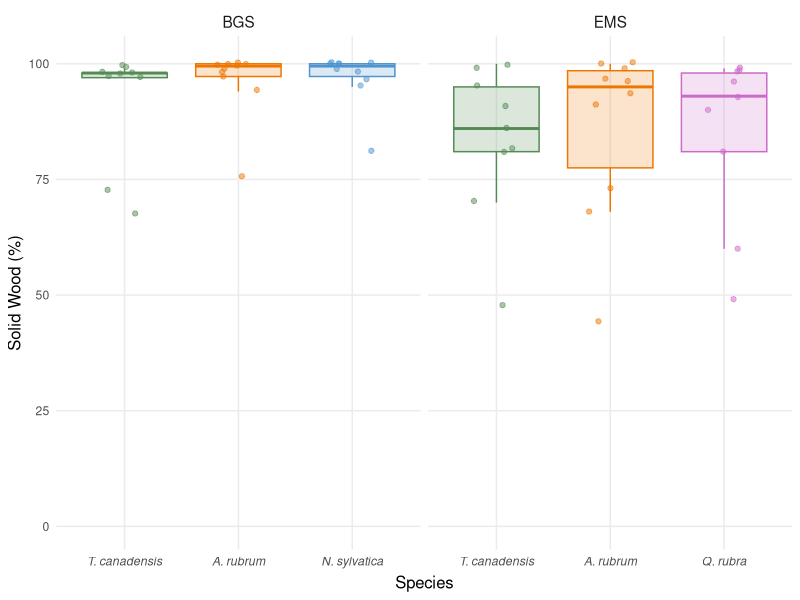
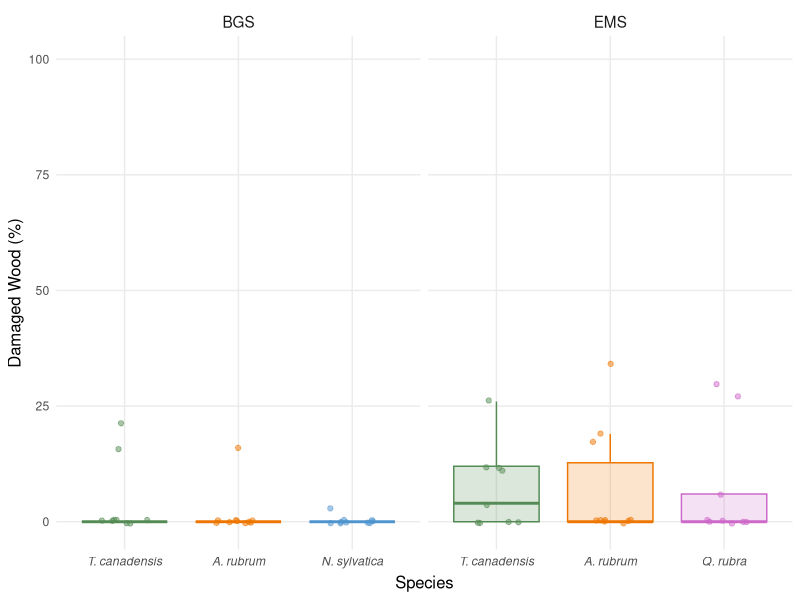
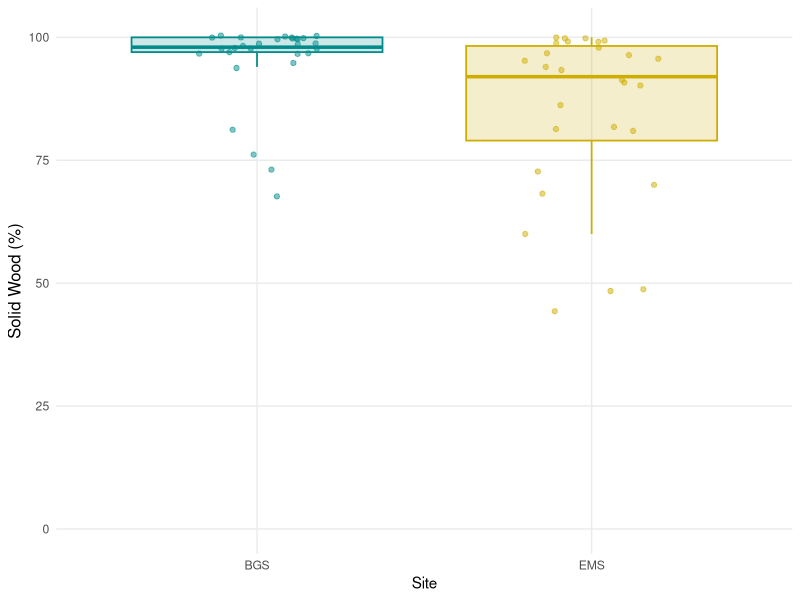
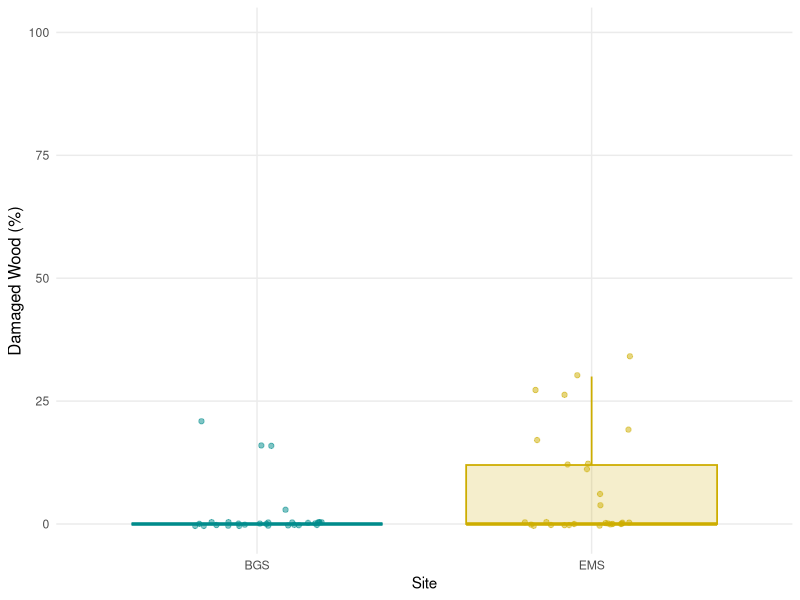
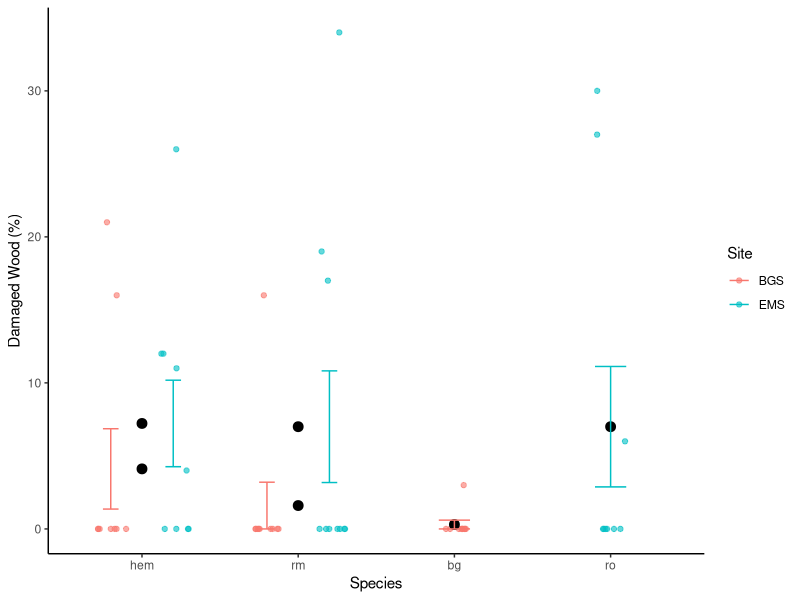
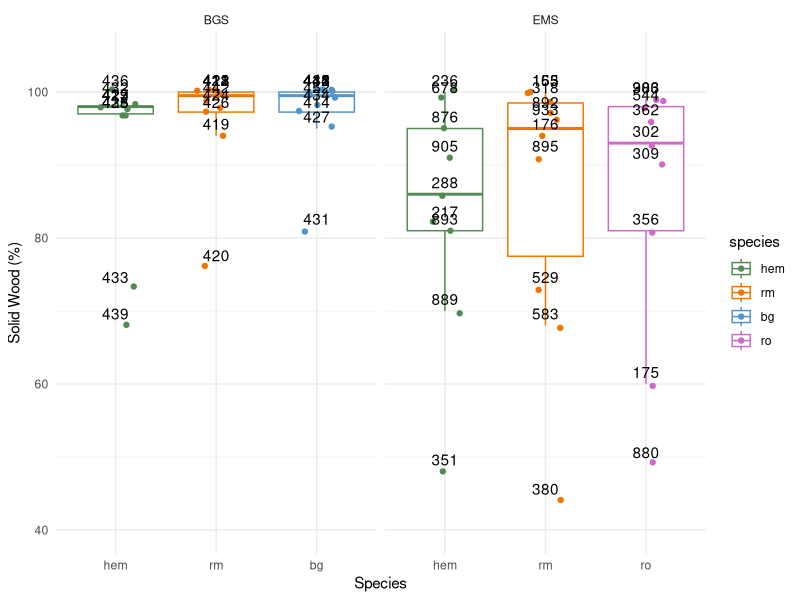
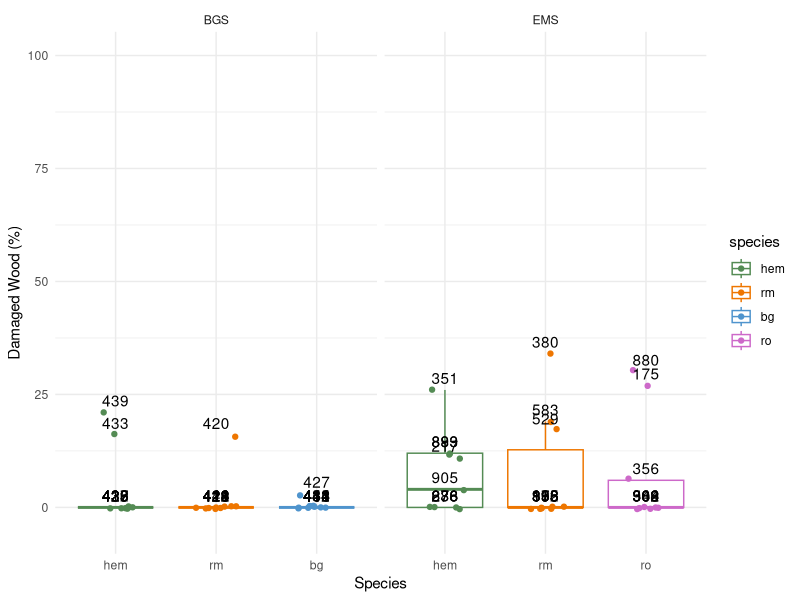

Write R code to recreate these figures, in order.
library(tidyverse)
library(dplyr)
library(ggplot2)
library(broom)

# Read in tree decay dataset with plot, species, tree tag, dbh, crack detected, SoT percent solid wood, and SoT percent damaged, 
read_csv("Tree_ID_info.csv")
treedecayinfo <- read_csv("Tree_ID_info.csv")

# Create table with BGS and EMS distinction
treedecayinfo <- treedecayinfo %>%
  mutate(site = case_when(
    plot %in% c("C1", "C2", "D1", "D2", "E1", "E5", "F1", "G1", "H1") ~ "EMS",
    TRUE ~ "BGS"))

# Don't know why I have this here 
treedecayinfo <- treedecayinfo %>%
  group_by(site) %>% # From this point forward, any grouped operations are performed within each site
  mutate(species = factor(species)) %>% # Converts species into a factor
  ungroup() # Removes the grouping structure so future operations are not still grouped by site

# Reorganizing the order of names for box plots
treedecayinfo$species <- factor(treedecayinfo$species, 
                                    levels = c("hem", "rm", "bg", "ro"))



# Create box plots comparing species variation in SoT percent of solid wood and damaged wood between sites

library(scales)  # for alpha()

# For SoT percent of solid wood:
ggplot(treedecayinfo) + 
  geom_boxplot(
    aes(species, percent_solid_wood, color = species, fill = species),
    alpha = 0.2, # transparency for the fill
    outlier.shape = NA
    ) + 
  scale_y_continuous(limits = c(0, 101)) +
  geom_jitter(
    aes(species, percent_solid_wood, color = species),
    width = 0.2, alpha = 0.5
  ) +
  facet_wrap(~ site, scales = "free_x") + 
  ylab("Solid Wood (%)") +
  xlab("Species") +
  
  scale_x_discrete(labels = c(
    hem = expression(italic("T. canadensis")),
    rm  = expression(italic("A. rubrum")),
    bg  = expression(italic("N. sylvatica")),
    ro  = expression(italic("Q. rubra"))
  )) + 
  
  scale_color_manual(
    values = c(
      hem = "palegreen4",
      rm  = "darkorange2",
      bg  = "steelblue3",
      ro  = "orchid3"
    )
  ) +
  
  scale_fill_manual(
    values = c(
      hem = alpha("palegreen4", 0.2),
      rm  = alpha("darkorange2", 0.2),
      bg  = alpha("steelblue3", 0.2),
      ro  = alpha("orchid3", 0.2)
    )
  ) +
  
  theme_minimal() + 
  theme(legend.position = "none", 
        panel.grid.minor = element_blank(), 
        strip.text = element_text(size = 11), 
        axis.title = element_text(size = 12))


# Two-way ANOVA test for SoT percent of solid wood: 
SoT_solid_twowayanova <- aov(percent_solid_wood ~ species * site, 
                             data = treedecayinfo)
summary(SoT_solid_twowayanova)

# Tukey HSD test for two-way ANOVA SoT percent of solid wood: 
TukeyHSD(SoT_solid_twowayanova)



# For SoT percent of damaged wood:
ggplot(treedecayinfo) + 
  geom_boxplot(
    aes(species, percent_damaged, color = species, fill = species),
    alpha = 0.2,  # transparency for the fill
    outlier.shape = NA
  ) + 
  scale_y_continuous(limits = c(-1, 100)) +
  geom_jitter(
    aes(species, percent_damaged, color = species),
    width = 0.2, alpha = 0.5
  ) +
  facet_wrap(~ site, scales = "free_x") + 
  ylab("Damaged Wood (%)") +
  xlab("Species") +
  
  scale_x_discrete(labels = c(
    hem = expression(italic("T. canadensis")),
    rm  = expression(italic("A. rubrum")),
    bg  = expression(italic("N. sylvatica")),
    ro  = expression(italic("Q. rubra"))
  )) +
  
  scale_color_manual(
    values = c(
      hem = "palegreen4",
      rm  = "darkorange2",
      bg  = "steelblue3",
      ro  = "orchid3"
    )
  ) +
  
  scale_fill_manual(
    values = c(
      hem = alpha("palegreen4", 0.2),
      rm  = alpha("darkorange2", 0.2),
      bg  = alpha("steelblue3", 0.2),
      ro  = alpha("orchid3", 0.2)
    )
  ) +
  
  theme_minimal() + 
  theme(legend.position = "none", 
        panel.grid.minor = element_blank(), 
        strip.text = element_text(size = 11), 
        axis.title = element_text(size = 12))


# Two-way ANOVA test for SoT percent of damaged wood: 
SoT_damaged_twowayanova <- aov(percent_damaged ~ species * site, 
                               data = treedecayinfo)
summary(SoT_damaged_twowayanova)


# Basic statistics for SoT percent of solid wood 
treedecayinfo %>%
  group_by(site) %>%
  summarise(
    n = sum(!is.na(percent_solid_wood)),
    mean = mean(percent_solid_wood, na.rm = TRUE),
    sd = sd(percent_solid_wood, na.rm = TRUE),
    se = sd / sqrt(n),
    median = median(percent_solid_wood, na.rm = TRUE),
    min = min(percent_solid_wood, na.rm = TRUE),
    max = max(percent_solid_wood, na.rm = TRUE),
    .groups = "drop"
  )

# Basic statistics for SoT percent of damaged wood 
treedecayinfo %>%
  group_by(site) %>%
  summarise(
    n = sum(!is.na(percent_damaged)),
    mean = mean(percent_damaged, na.rm = TRUE),
    sd = sd(percent_damaged, na.rm = TRUE),
    se = sd / sqrt(n),
    median = median(percent_damaged, na.rm = TRUE),
    min = min(percent_damaged, na.rm = TRUE),
    max = max(percent_damaged, na.rm = TRUE)
  )


# Between sites comparison
# For SoT percent of solid wood: 
ggplot(treedecayinfo) +
  geom_boxplot(aes(
    x = site, y = percent_solid_wood, color = site, fill = site), 
    linewidth = 0.6,
    alpha = 0.2,
    outlier.shape = NA) +
  geom_jitter(aes(site, percent_solid_wood, color = site), 
              width = 0.2, alpha = 0.5) + 
  ylab("Solid Wood (%)") +
  xlab("Site") +
  scale_y_continuous(limits = c(0, 101)) +
  scale_color_manual(
    values = c(
      BGS = "cyan4",
      EMS  = "gold3"
    )
  ) +
  scale_fill_manual(
    values = c(
      BGS = alpha("cyan4", 0.2),
      EMS  = alpha("gold3", 0.2)
    )
  ) +
  theme_minimal() +
  theme(legend.position = "none",
        panel.grid.minor = element_blank(),
        axis.title.x = element_text(size = 11), 
        axis.title = element_text(size = 12))


# One-way ANOVA test for SoT percent of solid wood:
SoT_solid_onewayanova <- aov(percent_solid_wood ~ site, data = treedecayinfo)
summary(SoT_solid_onewayanova)

TukeyHSD(SoT_solid_onewayanova)


# For SoT percent of damaged wood:
ggplot(treedecayinfo) +
  geom_boxplot(aes(
    x = site, y = percent_damaged, color = site, fill = site),
    linewidth = 0.6,
    alpha = 0.2,
    outlier.shape = NA) +
  geom_jitter(aes(site, percent_damaged, color = site),
              width = 0.2, alpha = 0.5) + 
  ylab("Damaged Wood (%)") +
  xlab("Site") +
  scale_y_continuous(limits = c(-1, 100)) +
  scale_color_manual(
    values = c(
      BGS = "cyan4",
      EMS  = "gold3"
    )
  ) +
  scale_fill_manual(
    values = c(
      BGS = alpha("cyan4", 0.2),
      EMS  = alpha("gold3", 0.2)
    )
  ) +
  theme_minimal() +
  theme(legend.position = "none", 
        panel.grid.minor = element_blank(),
        axis.title.x = element_text(size = 11), 
        axis.title = element_text(size = 12))


# One-way ANOVA test for SoT percent of damaged wood:
SoT_damaged_onewayanova <- aov(percent_damaged ~ site, data = treedecayinfo)
summary(SoT_damaged_onewayanova)

TukeyHSD(SoT_damaged_onewayanova)


# Alternative data visualization to the first boxplots
summary_damaged <- treedecayinfo %>%
  group_by(species, site) %>%
  summarise(
    n = n(),
    mean_damaged = mean(percent_damaged, na.rm = TRUE),
    sd_damaged = sd(percent_damaged, na.rm = TRUE),
    se_damaged = sd_damaged / sqrt(n)
  ) %>%
  ungroup()

ggplot(treedecayinfo, aes(x = species, y = percent_damaged, color = site)) +
  geom_jitter(position = position_jitterdodge(
    jitter.width = 0.2, dodge.width = 0.8),alpha = 0.6) +
  geom_point(data = summary_damaged, 
             aes(x = species, y = mean_damaged),
             position = position_dodge(width = 0.8),
             color = "black", size = 3) +
  geom_errorbar(data = summary_damaged,
                aes(x = species, y = mean_damaged,
                    ymin = mean_damaged - se_damaged,
                    ymax = mean_damaged + se_damaged),
                position = position_dodge(width = 0.8),
                width = 0.2) +
  theme_classic() +
  labs(
    x = "Species",
    y = "Damaged Wood (%)",
    color = "Site"
  )


# Visual exploration of adding tree tags to points
ggplot(treedecayinfo, 
       aes(species, percent_solid_wood, color = species)) +
  geom_boxplot(outlier.shape = NA) +
  geom_jitter(width = 0.2, alpha = 1) +
  geom_text(aes(label = tree), vjust = -0.5, color = "black", 
            position = position_dodge(width = 0.8)) +
  facet_wrap(~ site, scales = "free_x") +
  ylab("Solid Wood (%)") +
  xlab("Species") +
  scale_y_continuous(limits = c(40, 105)) +
  scale_color_manual(values = c(
    hem = "palegreen4",
    rm  = "darkorange2",
    bg  = "steelblue3",
    ro  = "orchid3"
  )) +
  scale_x_discrete(drop = TRUE) +
  theme_minimal()

 
ggplot(treedecayinfo, aes(species, percent_damaged, color = species)) + 
  geom_boxplot(outlier.shape = NA) + 
  geom_jitter(width = 0.2, alpha = 1) +
  geom_text(aes(label = tree), vjust = -0.5, color = "black", 
            position = position_dodge(width = 0.8)) +
  facet_wrap(~ site, scales = "free_x") + 
  ylab("Damaged Wood (%)") + 
  xlab("Species") + 
  scale_y_continuous(limits = c(-5, 100)) +
  scale_color_manual(values = c(
    hem = "palegreen4",
    rm  = "darkorange2",
    bg  = "steelblue3",
    ro  = "orchid3"
  )) +
  scale_x_discrete(drop = TRUE) + 
  theme_minimal() 
